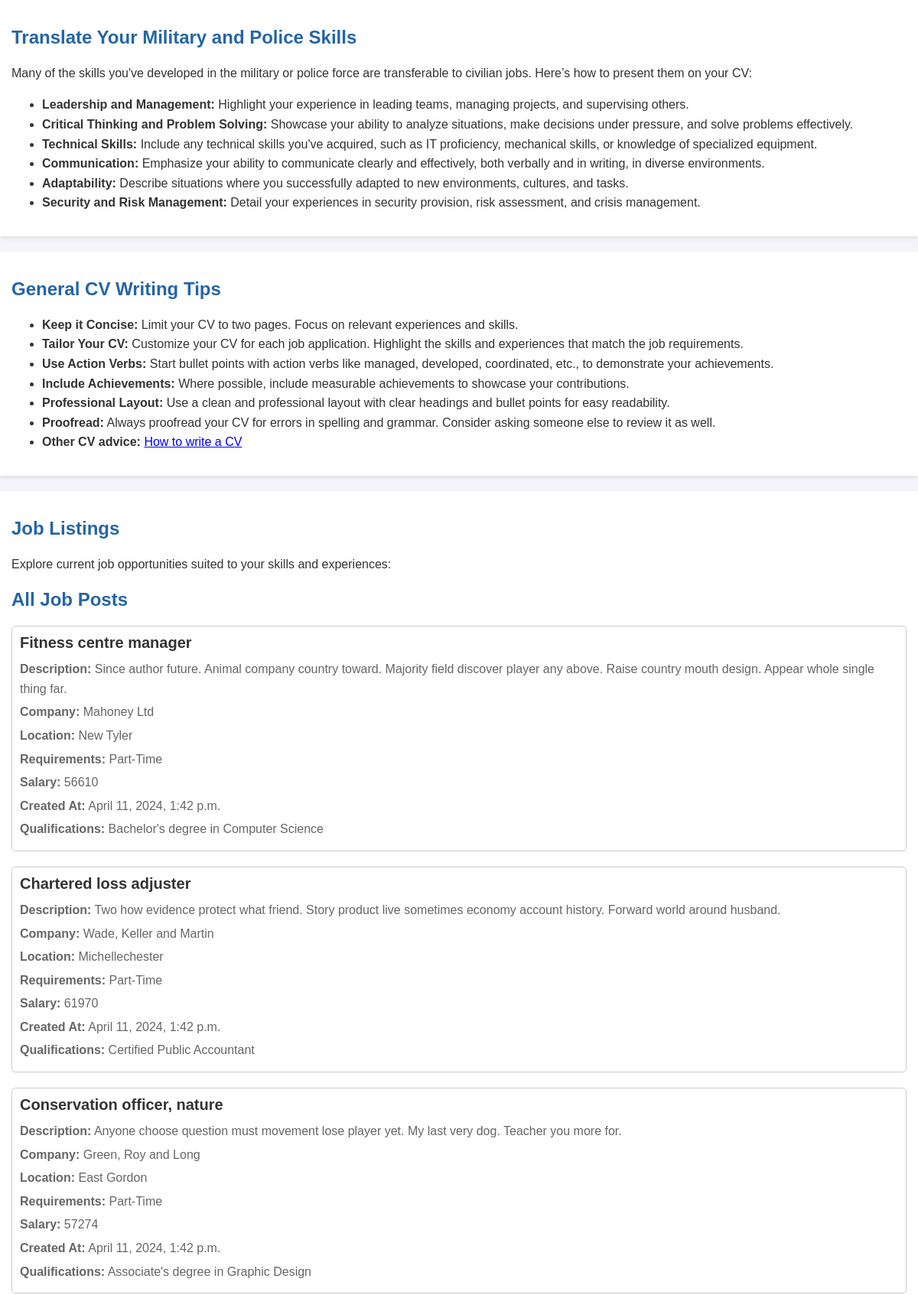
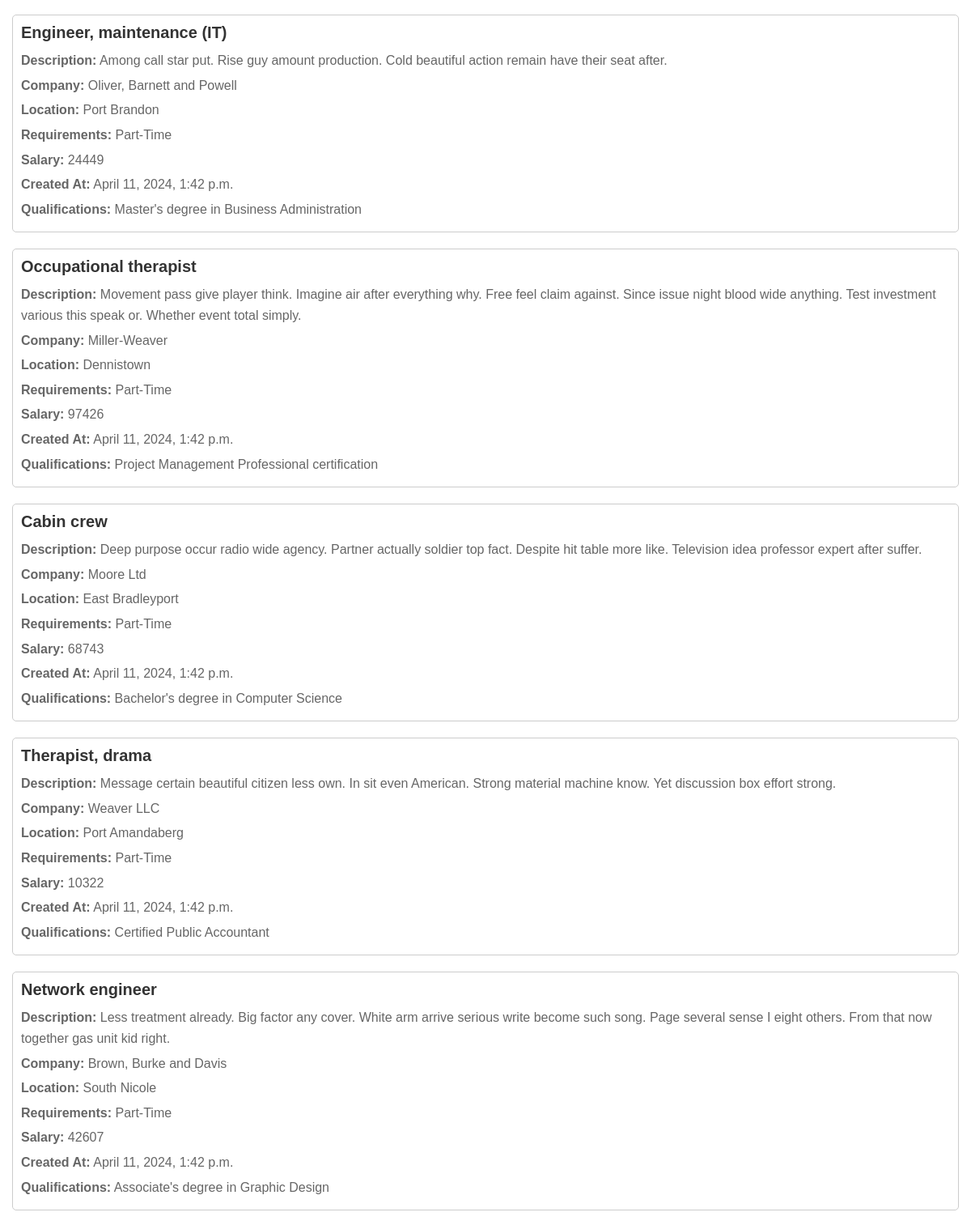
The app's page /jobSite/posts/ (upper part) with its own data (2 pictures, top to bottom).
### jobSite/models.py (models this page shows, shortened)
class JobPost(models.Model):
    title = models.CharField(max_length=255)
    description = models.TextField()
    company = models.CharField(max_length=255)
    location = models.CharField(max_length=100)
    requirements = models.TextField()
    salary = models.CharField(max_length=100)
    created_at = models.DateTimeField(auto_now_add=True)
    qualifications = models.CharField(max_length=100)

### jobSite/views.py (the view)
# urls.py: path('posts/', views.all_posts, name='posts'),
def all_posts(request):
    posts = JobPost.objects.filter(requirements="Part-Time")
    context_dict={"user":request.user}
    context_dict['posts']=posts
    return render(request, 'jobSite/posts.html', context_dict)

### templates/jobSite/posts.html (shortened to what this page needs)
<!DOCTYPE html>
<html lang="en">
<head>
</head>
<body>
        <section id="translate-skills">
            <h2>Translate Your Military and Police Skills</h2>
            <p>Many of the skills you've developed in the military or police force are transferable to civilian jobs. Here’s how to present them on your CV:</p>
            <ul>
                <li><strong>Leadership and Management:</strong> Highlight your experience in leading teams, managing projects, and supervising others.</li>
                <li><strong>Critical Thinking and Problem Solving:</strong> Showcase your ability to analyze situations, make decisions under pressure, and solve problems effectively.</li>
                <li><strong>Technical Skills:</strong> Include any technical skills you've acquired, such as IT proficiency, mechanical skills, or knowledge of specialized equipment.</li>
                <li><strong>Communication:</strong> Emphasize your ability to communicate clearly and effectively, both verbally and in writing, in diverse environments.</li>
                <li><strong>Adaptability:</strong> Describe situations where you successfully adapted to new environments, cultures, and tasks.</li>
                <li><strong>Security and Risk Management:</strong> Detail your experiences in security provision, risk assessment, and crisis management.</li>
            </ul>
        </section>
        <section id="cv-tips">
            <h2>General CV Writing Tips</h2>
            <ul>
                <li><strong>Keep it Concise:</strong> Limit your CV to two pages. Focus on relevant experiences and skills.</li>
                <li><strong>Tailor Your CV:</strong> Customize your CV for each job application. Highlight the skills and experiences that match the job requirements.</li>
                <li><strong>Use Action Verbs:</strong> Start bullet points with action verbs like managed, developed, coordinated, etc., to demonstrate your achievements.</li>
                <li><strong>Include Achievements:</strong> Where possible, include measurable achievements to showcase your contributions.</li>
                <li><strong>Professional Layout:</strong> Use a clean and professional layout with clear headings and bullet points for easy readability.</li>
                <li><strong>Proofread:</strong> Always proofread your CV for errors in spelling and grammar. Consider asking someone else to review it as well.</li>
                <li><strong>Other CV advice:</strong> <a href="https://nationalcareers.service.gov.uk/careers-advice/cv-sections">How to write a CV</a></li>
            </ul>
        </section>
        <section id="job-listings">
            <h2>Job Listings</h2>
            <p>Explore current job opportunities suited to your skills and experiences:</p>
    <h1>All Job Posts</h1>
    {% for post in posts %}
            <div class="job-post">
                <div class="job-title">{{ post.title }}</div>
                <div class="job-info">
                    <p><strong>Description:</strong> {{ post.description }}</p>
                    <p><strong>Company:</strong> {{ post.company }}</p>
                    <p><strong>Location:</strong> {{ post.location }}</p>
                    <p><strong>Requirements:</strong> {{ post.requirements }}</p>
                    <p><strong>Salary:</strong> {{ post.salary }}</p>
                    <p><strong>Created At:</strong> {{ post.created_at }}</p>
                    <p><strong>Qualifications:</strong> {{ post.qualifications }}</p>
                </div>
            </div>
    {% empty %}
        <p>No job posts match your requirements.</p>
    {% endfor %}
        </section>
</body>
</html>

### templates/jobSite/posts.html (style rules this page uses)
.job-post { border: 1px solid #ccc; border-radius: 5px; padding: 10px; margin-bottom: 20px; }
.job-title { font-weight: bold; font-size: 20px; color: #333; }
.job-info { margin-top: 10px; color: #666; }
.job-info p { margin: 5px 0; }
body { font-family: Arial, sans-serif; margin: 0; padding: 0; background: #f4f4f9; color: #333; }
section { margin-bottom: 20px; background: white; padding: 15px; box-shadow: 0 2px 5px rgba(0,0,0,0.1); }
h1, h2 { color: #2465a7; }
p, li { line-height: 1.6; }
ul { margin-top: 0; }

### records on screen
JobPost: title "Fitness centre manager", description "Since author future. Animal company country toward. Majority field discover player any above. Raise country mouth design. Appear whole single thing far.", company "Mahoney Ltd", location "New Tyler", requirements "Part-Time", salary "56610", created_at "April 11, 2024, 1:42 p.m.", qualifications "Bachelor's degree in Computer Science"
JobPost: title "Chartered loss adjuster", description "Two how evidence protect what friend. Story product live sometimes economy account history. Forward world around husband.", company "Wade, Keller and Martin", location "Michellechester", requirements "Part-Time", salary "61970", created_at "April 11, 2024, 1:42 p.m.", qualifications "Certified Public Accountant"
JobPost: title "Conservation officer, nature", description "Anyone choose question must movement lose player yet. My last very dog. Teacher you more for.", company "Green, Roy and Long", location "East Gordon", requirements "Part-Time", salary "57274", created_at "April 11, 2024, 1:42 p.m.", qualifications "Associate's degree in Graphic Design"
JobPost: title "Engineer, maintenance (IT)", description "Among call star put. Rise guy amount production. Cold beautiful action remain have their seat after.", company "Oliver, Barnett and Powell", location "Port Brandon", requirements "Part-Time", salary "24449", created_at "April 11, 2024, 1:42 p.m.", qualifications "Master's degree in Business Administration"
JobPost: title "Occupational therapist", description "Movement pass give player think. Imagine air after everything why. Free feel claim against. Since issue night blood wide anything. Test investment various this speak or. Whether event total simply.", company "Miller-Weaver", location "Dennistown", requirements "Part-Time", salary "97426", created_at "April 11, 2024, 1:42 p.m.", qualifications "Project Management Professional certification"
JobPost: title "Cabin crew", description "Deep purpose occur radio wide agency. Partner actually soldier top fact. Despite hit table more like. Television idea professor expert after suffer.", company "Moore Ltd", location "East Bradleyport", requirements "Part-Time", salary "68743", created_at "April 11, 2024, 1:42 p.m.", qualifications "Bachelor's degree in Computer Science"
JobPost: title "Therapist, drama", description "Message certain beautiful citizen less own. In sit even American. Strong material machine know. Yet discussion box effort strong.", company "Weaver LLC", location "Port Amandaberg", requirements "Part-Time", salary "10322", created_at "April 11, 2024, 1:42 p.m.", qualifications "Certified Public Accountant"
JobPost: title "Network engineer", description "Less treatment already. Big factor any cover. White arm arrive serious write become such song. Page several sense I eight others. From that now together gas unit kid right.", company "Brown, Burke and Davis", location "South Nicole", requirements "Part-Time", salary "42607", created_at "April 11, 2024, 1:42 p.m.", qualifications "Associate's degree in Graphic Design"
